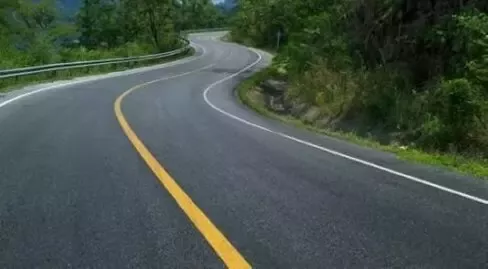
#> input picture img.jpg, 488 x 269 px
$ python line_detection.py
#> lines starting #> are read from the running program, lines starting #| are printed output that depends on the picture; after the words box and inside, x2 and y2 are one past the last pixel; in counts of white or black regions, pixels touching at a corner belong together
import cv2 as cv
import numpy as np
import matplotlib.pyplot as plt
image=cv.imread('img.jpg')
#> image is the input picture: shape (269, 488, 3); mean B, G, R 72.8, 81, 69.4
cv.imshow('IMAGE',image)
img_rgb=cv.cvtColor(image,cv.COLOR_BGR2RGB)
cv.imshow('IMAGE',img_rgb)
img_hsv=cv.cvtColor(img_rgb,cv.COLOR_RGB2HSV)
#> img_hsv: shape (269, 488, 3); mean H, S, V 78.8, 76.9, 85.7
cv.imshow('IMAGE',img_hsv)

lower=np.array([10,60,180])
upper=np.array([30,255,255])
mask=cv.inRange(img_hsv,lower,upper)
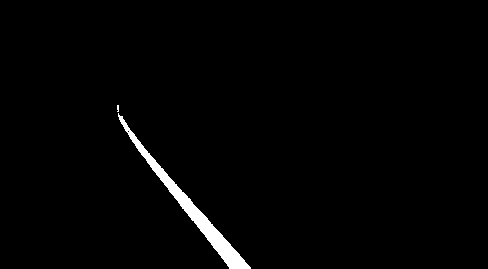
#> mask: shape (269, 488); 1.6% white; 2 white regions (1 under 20 px), largest, box (x1, y1, x2, y2) and area: (118, 113, 251, 269) 2032

lower2=np.array([0,0,87])
upper2=np.array([86,32,225])
mask2=cv.inRange(img_hsv,lower2,upper2)
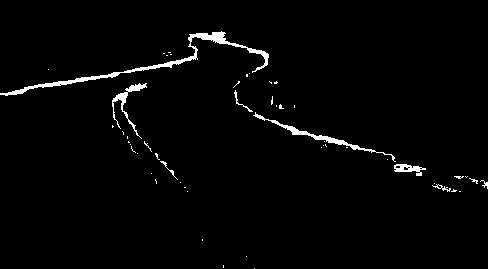
#> mask2: shape (269, 488); 2% white; 52 white regions (44 under 20 px), largest, box (x1, y1, x2, y2) and area: (0, 31, 269, 96) 1231, (253, 112, 396, 162) 492, (112, 83, 147, 139) 331
# cv.imshow('IMAGE',mask2)
bitwise_and=cv.bitwise_or(mask,mask2)
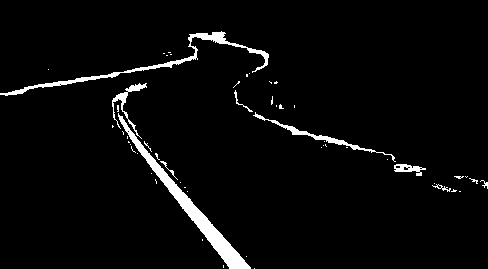
#> bitwise_and: shape (269, 488); 3.5% white; 54 white regions (45 under 20 px), largest, box (x1, y1, x2, y2) and area: (118, 113, 251, 269) 2032, (0, 31, 269, 96) 1231, (253, 112, 396, 162) 492
cv.imshow('IMAGE',bitwise_and)
cv.waitKey(0)
